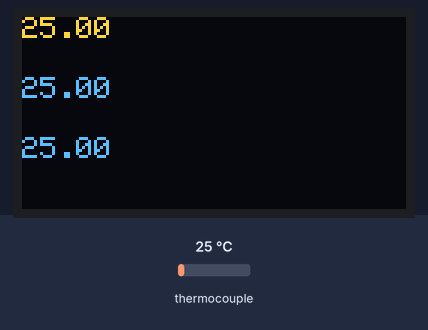
Simulated run of this sketch. Board: ESP32-C3. Parts: 128×64 one-colour display. The inputs (shaded band) are chosen by the test bench; at power-on: thermocouple 25 °C. The OLED is the two-colour kind (top 16 rows yellow); what the sketch prints to the serial monitor is not drawn.

Above: at 1.2 s.
1.3 s: thermocouple set to 6 °C
At 3.1 s:
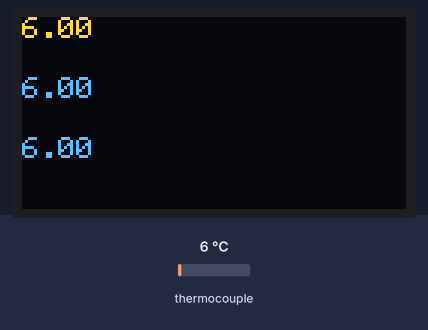
3.6 s: thermocouple set to 75 °C
At 5.3 s:
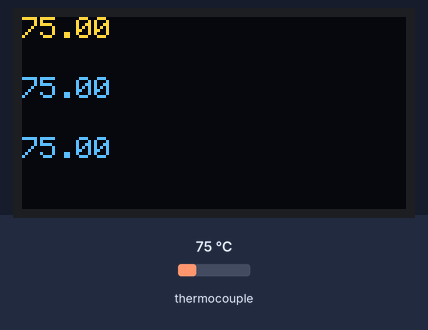
5.6 s: thermocouple set to 150 °C
At 6.6 s:
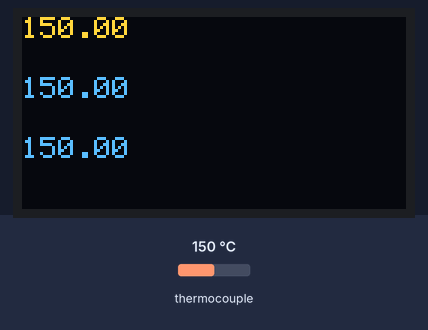
Timing chart, 0 to 8.6 s (numbered marks = the images above; inputs shaded):
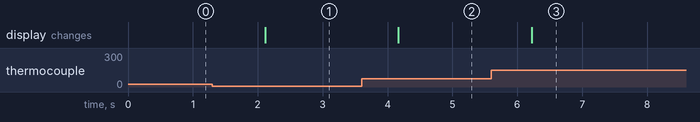

Measured:
- after the input at 1.3 s, the display: changes after 0.81 s (image 1)
- after the input at 3.6 s, the display: changes after 0.57 s (image 2)
- after the input at 5.6 s, the display: changes after 0.62 s (image 3)

The sketch:

temp-data-logger.ino
```cpp
/**
  * Temperature Data Logger
  * Author: Badar Jahangir Kayani
  * Email: badarjahangir@gmail.com
  * Date: 6/2/2023
  *
  * Reads themperature from the sensors, displays it on
  * the OLED display and sends it over the Serial port
  *
  *   - ESP32-C3 Dev Board
  *   - 3x MAX6675 Thermocouple Module
  *   - 128x64 SSD1306 0.91" OLED Display
  *   - Optional MLX90614 IR temperature sensor
  */

#include "MAX6675.h"
#include <Adafruit_MLX90614.h>
#include <Wire.h>
#include <Adafruit_GFX.h>
#include <Adafruit_SSD1306.h>

#define THRM_CPL_DATA 7
#define THRM_CPL_CLK  6
#define THRM_CPL_SEL1 4
#define THRM_CPL_SEL2 5
#define THRM_CPL_SEL3 0

#define SDA_PIN 2
#define SCL_PIN 3
#define OLED_SCREEN_ADDRESS 0x3C

MAX6675 thermoCouple1;
MAX6675 thermoCouple2;
MAX6675 thermoCouple3;
Adafruit_MLX90614 ir = Adafruit_MLX90614();
Adafruit_SSD1306 display(128, 64, &Wire, -1);

float thrm_cpl_temp_1 = 0.0;
float thrm_cpl_temp_2 = 0.0;
float thrm_cpl_temp_3 = 0.0;

void setup()
{
  Serial.begin(115200);

  // MAX6675 thermocouple init
  thermoCouple1.begin(THRM_CPL_CLK, THRM_CPL_SEL1, THRM_CPL_DATA);
  thermoCouple2.begin(THRM_CPL_CLK, THRM_CPL_SEL2, THRM_CPL_DATA);
  thermoCouple3.begin(THRM_CPL_CLK, THRM_CPL_SEL3, THRM_CPL_DATA);

  thermoCouple1.setSPIspeed(4000000);
  thermoCouple2.setSPIspeed(4000000);
  thermoCouple3.setSPIspeed(4000000);

  // ir.begin();

  // OLED display init
  Wire.begin(SDA_PIN, SCL_PIN);
  if(!display.begin(SSD1306_SWITCHCAPVCC, OLED_SCREEN_ADDRESS)) {
    Serial.println("OLED Display Init Failed");
  }
  display.clearDisplay();
}

void loop()
{
  readThrmCpl();

  printSerial();

  printDisplay();

  delay(1000);
}

void printDisplay(){
  display.clearDisplay();

  display.setTextSize(1);
  display.setTextColor(SSD1306_WHITE);

  display.setCursor(0,0);
  display.println(thrm_cpl_temp_1);

  display.setCursor(0,20);
  display.println(thrm_cpl_temp_2);

  display.setCursor(0,40);
  display.println(thrm_cpl_temp_3);

  display.display();
}

void printSerial(){
  Serial.print(thrm_cpl_temp_1);
  Serial.print(",");
  Serial.print(thrm_cpl_temp_2);
  Serial.print(",");
  Serial.print(thrm_cpl_temp_3);
  Serial.print(",");

  Serial.println("");
}

void readThrmCpl(){
  if(!thermoCouple1.read()){
    thrm_cpl_temp_1 = thermoCouple1.getTemperature();
  } else {
    thrm_cpl_temp_1 = -999;
  }

  if(!thermoCouple2.read()){
    thrm_cpl_temp_2 = thermoCouple2.getTemperature();
  } else {
    thrm_cpl_temp_2 = -999;
  }

  if(!thermoCouple3.read()){
    thrm_cpl_temp_3 = thermoCouple3.getTemperature();
  } else {
    thrm_cpl_temp_3 = -999;
  }
}
```
